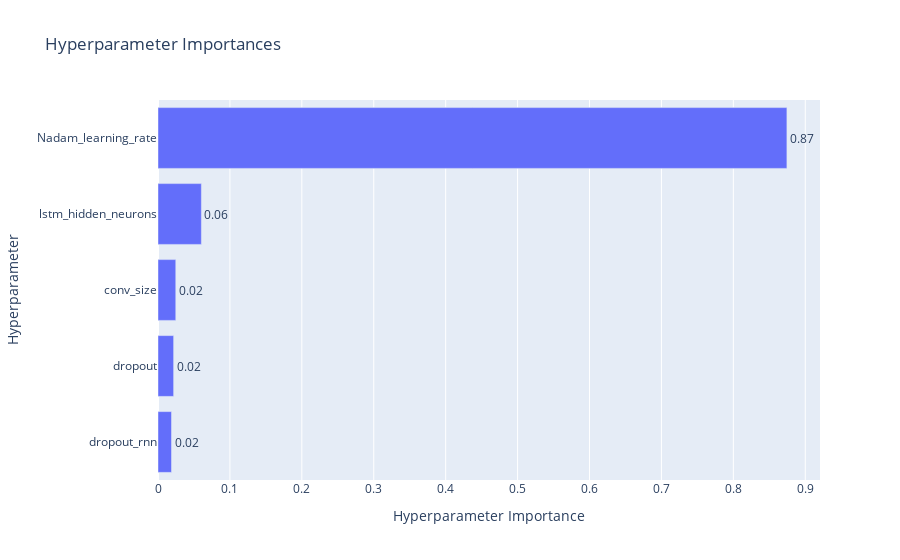

Write notebook code for a chart like this one.
### Markdown cell above
### Hyper-Parameter Importances

- Learning Rate seems to have the largest impact

### Code cell
fig = optuna.visualization.plot_param_importances(loaded_study)
fig.show()

### Figure 1 — Plotly figure (JSON) as saved in the notebook; plotly's stock layout.template omitted (floating-point values rounded to 4 significant figures)
{"data": [{"cliponaxis": false, "hovertemplate": ["dropout_rnn (FloatDistribution): 0.018778619363386106<extra></extra>", "dropout (FloatDistribution): 0.021730869603909107<extra></extra>", "conv_size (IntDistribution): 0.02470231178882507<extra></extra>", "lstm_hidden_neurons (IntDistribution): 0.06031218047349528<extra></extra>", "Nadam_learning_rate (FloatDistribution): 0.8744760187703843<extra></extra>"], "name": "Objective Value", "orientation": "h", "text": ["0.02", "0.02", "0.02", "0.06", "0.87"], "textposition": "outside", "type": "bar", "x": [0.01878, 0.02173, 0.0247, 0.06031, 0.8745], "y": ["dropout_rnn", "dropout", "conv_size", "lstm_hidden_neurons", "Nadam_learning_rate"]}], "layout": {"title": {"text": "Hyperparameter Importances"}, "xaxis": {"title": {"text": "Hyperparameter Importance"}}, "yaxis": {"title": {"text": "Hyperparameter"}}}}
